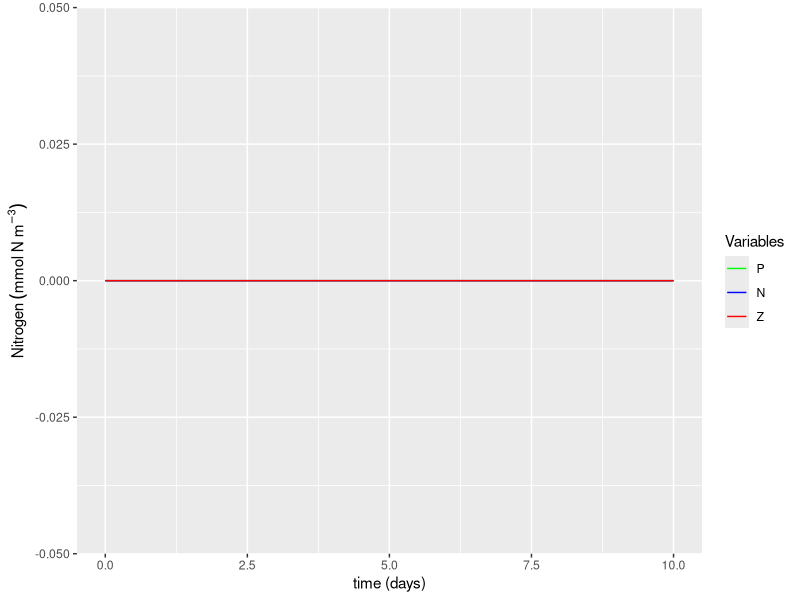

The R script that drew this image:
library(ggplot2)

# User settings ----------------------------------------
# Framework
days <- 10    # number of days of experiment run (units: days)
dt   <- 0.01  # time-step  (units: days)

# End of User settings ---------------------------------

# Chores (calculate number of steps, create time vector, create zero vectors, ...)
NoSTEPS <- as.integer(days / dt) # Calculates the number of steps by dividing days by dt and rounding down
time <- seq(from = 0, to = days, length = NoSTEPS) # Create time vector of equally spaced numbers from zero to "days"
P <- numeric(NoSTEPS)      # Make Phytoplankton "empty" vector by making a vector array of zeros (size: NoSTEPS rows by ONE column) (units: mmolN m^-3) 
N <- numeric(NoSTEPS)      # Make Nutrients "empty" vector (same process as above) (units: mmolN m^-3)
Z <- numeric(NoSTEPS)      # Make Zooplankton "empty" vector (same process as above) (units: mmolN m^-3)
L_N <- numeric(NoSTEPS)    # Make "Limitation of N on Phytoplankton" empty vector (same process as above) (units: dimensionless)
L_P <- numeric(NoSTEPS)    # Make "Limitation of P on Zooplankton" empty vector (same process as above) (units: dimensionless)

# For cleanliness, let's pack everything into a data frame
output <- data.frame(time=time,
                     N=N,
                     P=P,
                     Z=Z)

# Print to screen
print("Model run is done!")  


# Plotting ---------------------------------------------------------------------
# Plot 1: Main variables
ggplot(data = output, aes(x=time)) +
  geom_line(aes(y = P, color="P")) +
  geom_line(aes(y = N, color="N")) +
  geom_line(aes(y = Z, color="Z")) +
  labs(x = "time (days)",
       y = expression(Nitrogen~(mmol~N~m^-3))) +
  scale_color_manual("Variables",
                     breaks = c("P", "N", "Z"),
                     labels = c("P", "N", "Z"),
                     values = c("green", "blue", "red"))